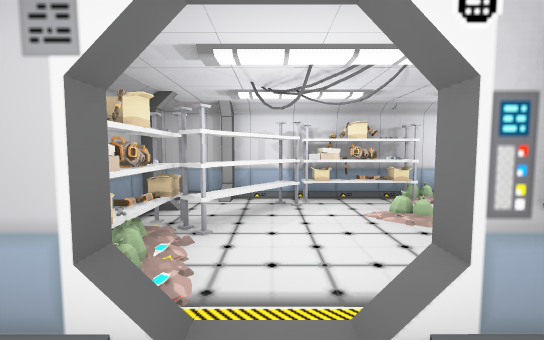
view 1 (above)

24 first-person views from a walk through a level from a Godot 3-D game. The camera is 1.4 m above the floor, tilts 4° down and sees 90° across. Doors that lead somewhere are drawn open, without their leaves. The floor is counted in squares, 1.3 m on a side. Each view is taken from the middle of a square. On the plan, view 1 faces up. The plan holds only what a view shows up to about 12 squares ahead; the rest is blank. Flat picture figures and markers are left out. Some surface patterns are stand-ins.

view 2
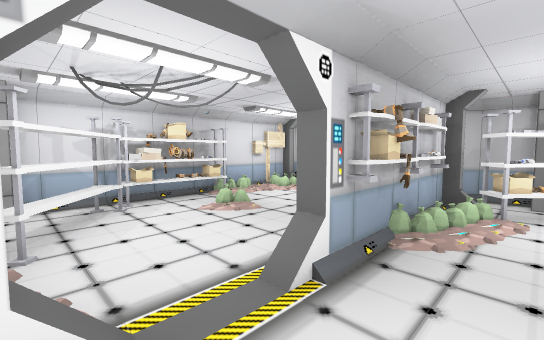

view 3
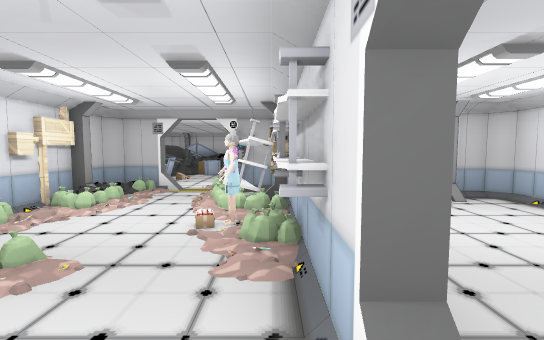

view 4
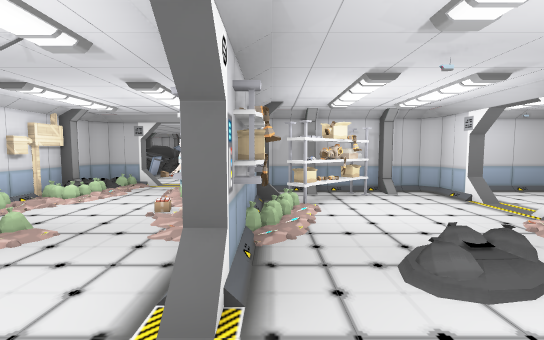

view 5
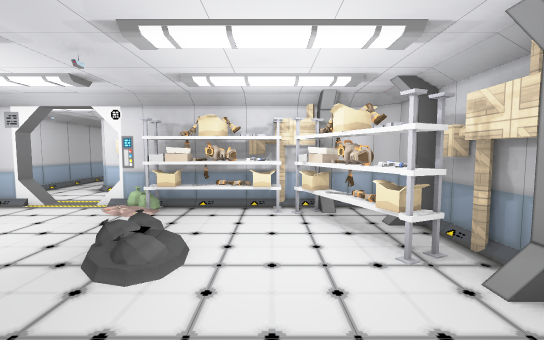

view 6
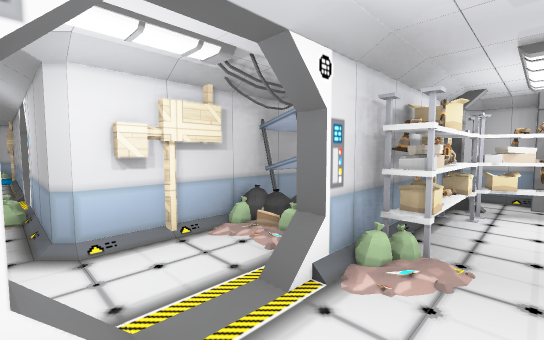

view 7
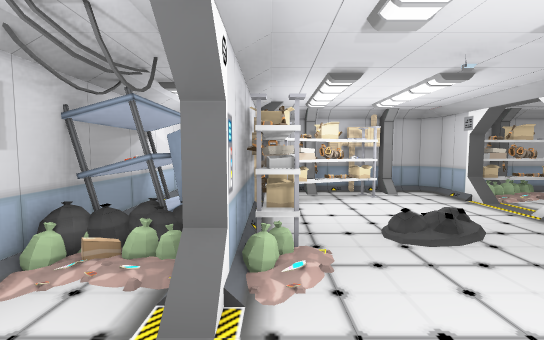

view 8
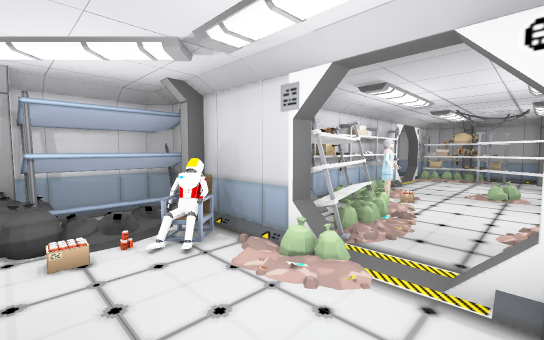

view 9
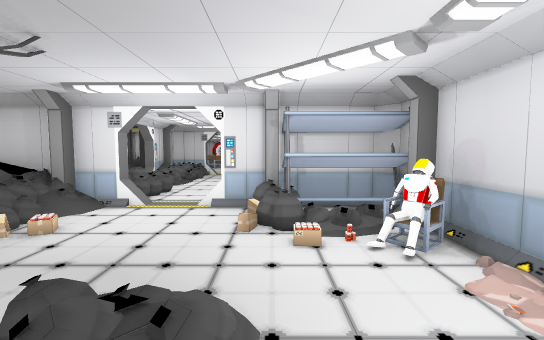

view 10
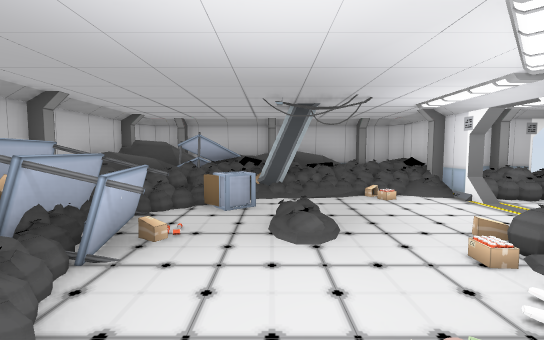

view 11
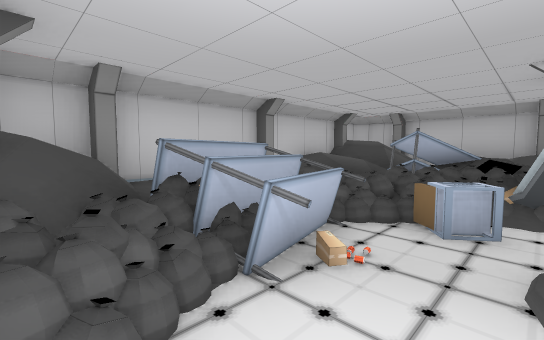

view 12
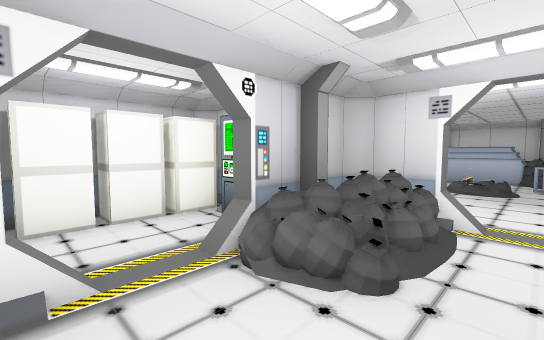

view 13
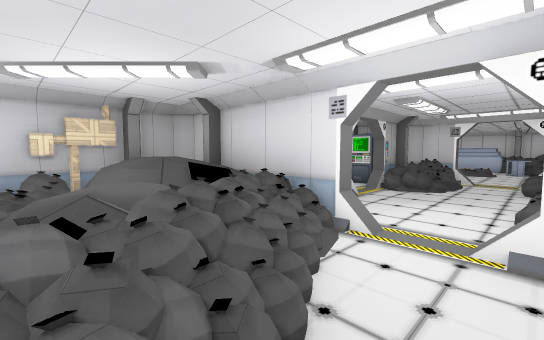

view 14
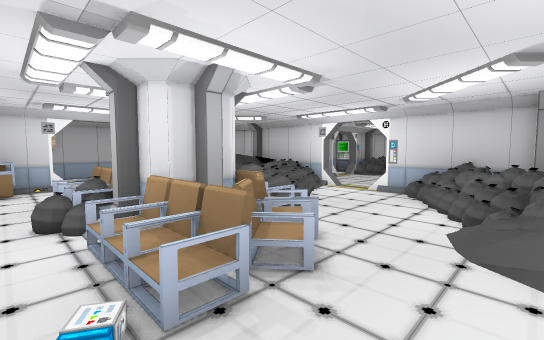

view 15
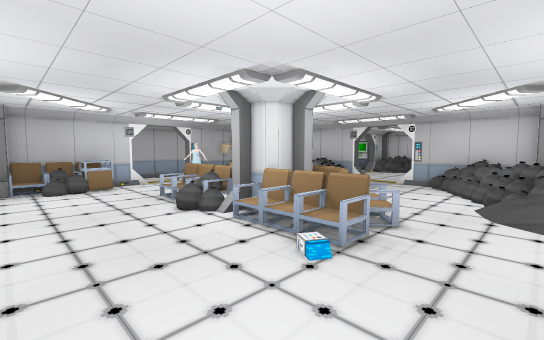

view 16
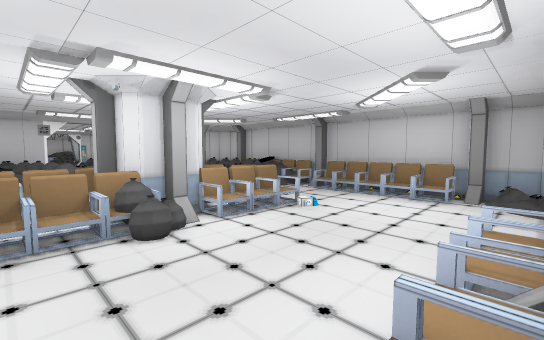

view 17
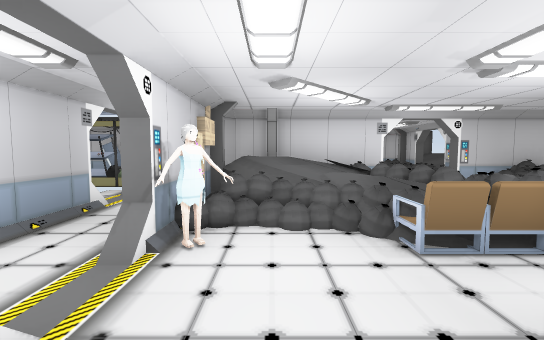

view 18
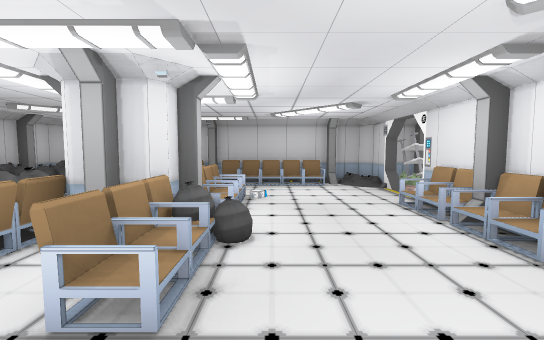

view 19
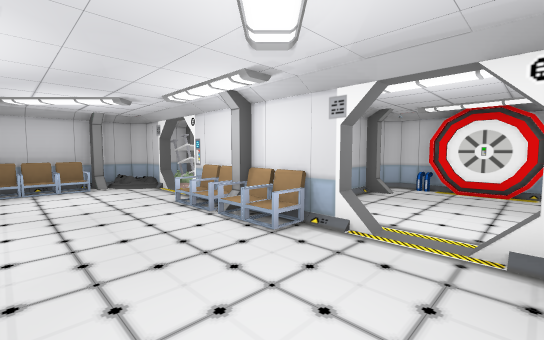

view 20
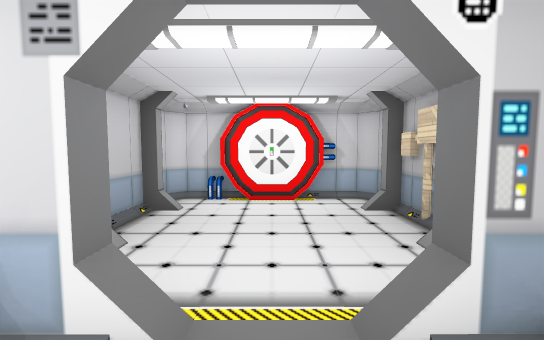

view 21
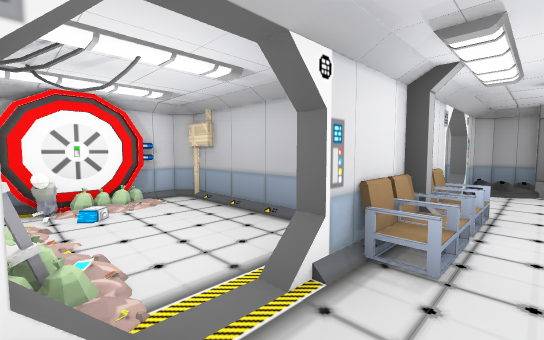

view 22
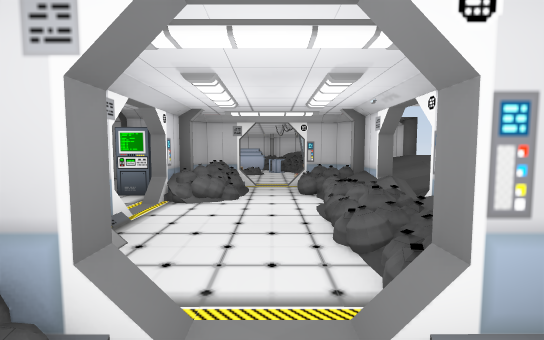

view 23
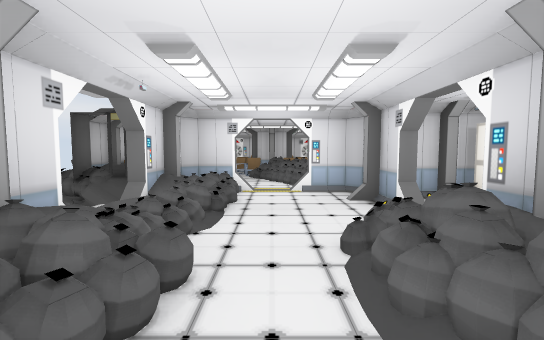

view 24
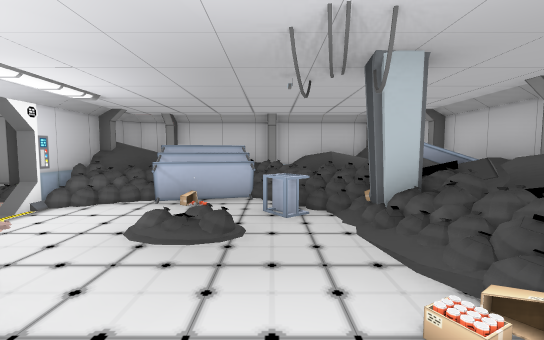

### Floor plan
Key: @ floor where view 1 was taken; # wall or solid block; . main floor; : floor 0.5 m higher than the main floor; + floor 0.75 m higher than the main floor; * floor 1 m higher than the main floor; / step, stairs or slope; D open door; = window, fence, low wall or low ledge; ^ raised ledge; P pillar; S shelf; B box; E bench; A bed; G bag; O other object.
Columns run from 2 left of view 1 to 18 right of it. Each row starts with its distance up from view 1.
  8           ^P  P####
  7  P      P PGOOO+*##
  6 #P#####BB#GSS#S+SS#
  5 P.S......##...EGGS#
  4 #S..............G##
  3 ##....OSSS#.....P+#
  2 ##..####P#E=....++#
  1 #..#######PSG...GOPP
  0 P.@/..##PPSSPG.OOO##
 -1 B#.//..###P #G.###=
 -2 P#......P#POPO.GPP
 -3 #PB###..##.DDG..DD
 -4 # SAO..###.DD..GDD
 -5 ##SS#BB..#.DD..GDD
 -6       #..#P#P..OPP
 -7       #..#P##..O# P
 -8       DD.#P#GG..=#P##
 -9       DD P^*OO...+ PP
-10        D B+++GO..G #
-11        #.G:GG:G.../#
-12       #..O..EEPE../#
-13       #......PPPE..EP
-14        B #..EEPEE..E
-15        # E.........E
-16          E.........E
-17          PE...E....PP
-18          ##..EEE..##
-19          ##.#   #.##
-20          P...PP...=PP
-21          B....#...=
-22          P...PP../#
-23          ##### B###

Where each view was taken, in squares from view 1:
view 1: 0 up, 0 right, facing up
view 2: 0 up, 1 left, facing up-right
view 3: 2 up, 0 right, facing right
view 4: 1 up, 1 left, facing right
view 5: 2 up, 0 right, facing down
view 6: 2 down, 5 right, facing down-left
view 7: 3 down, 5 right, facing left
view 8: 5 up, 10 right, facing down-left
view 9: 5 up, 10 right, facing down
view 10: 4 up, 7 right, facing right
view 11: 4 up, 8 right, facing up-right
view 12: 5 down, 12 right, facing up-left
view 13: 11 down, 13 right, facing up-left
view 14: 15 down, 16 right, facing up-left
view 15: 17 down, 16 right, facing up-left
view 16: 18 down, 10 right, facing up-right
view 17: 15 down, 8 right, facing up
view 18: 15 down, 8 right, facing right
view 19: 15 down, 8 right, facing down-right
view 20: 17 down, 9 right, facing down
view 21: 17 down, 16 right, facing down-left
view 22: 9 down, 12 right, facing up
view 23: 0 up, 12 right, facing down
view 24: 0 up, 12 right, facing up
